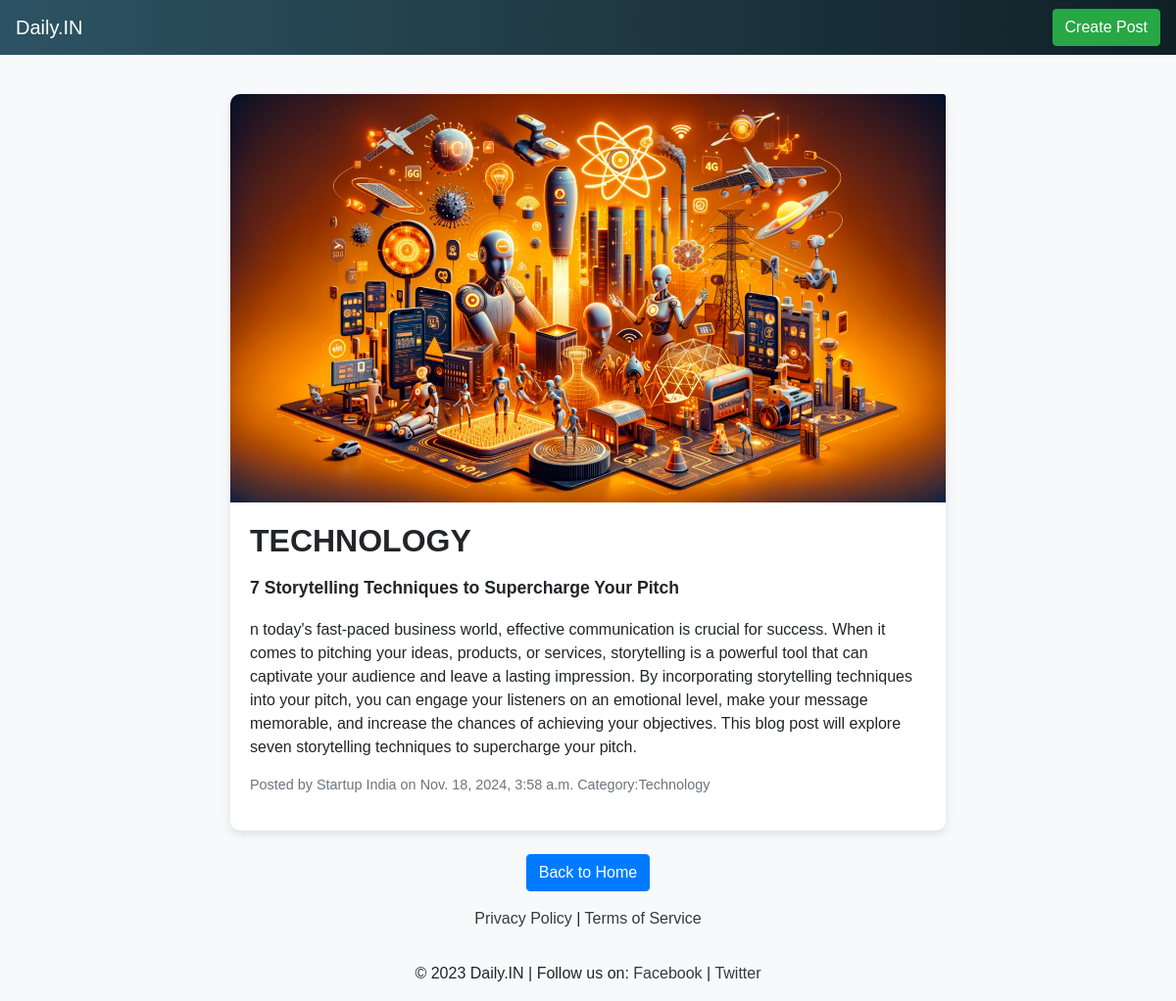
The page /view/5 on the database its author committed.
### home/models.py (models this page shows, shortened)
class News(models.Model):
    image = models.ImageField(upload_to='product', default='path/to/default/image.jpg')  # Provide a valid default image path
    heading = models.CharField(max_length=30)
    details = models.TextField()
    name = models.CharField(max_length=30)
    para = models.TextField()
    date = models.DateTimeField(auto_now=True)
    category = models.ForeignKey(Category, on_delete=models.CASCADE, null=True, blank=True)

class Category(models.Model):
    category = models.CharField(max_length=30)
    def __str__(self):
        return self.category

### home/views.py (the view)
# urls.py: path('view/<int:s_id>',viewfn),
def viewfn(request,s_id):
    z=News.objects.get(id=s_id)
    return render(request, 'viewpage.html',{'s':z})

### home/templates/viewpage.html (shortened to what this page needs)
{% load static %}
<!DOCTYPE html>
<html lang="en">
<head>
    <link rel="stylesheet" href="https://cdn.jsdelivr.net/npm/bootstrap@4.0.0/dist/css/bootstrap.min.css">
    <link rel="stylesheet" href="{% static 'css/v1.css' %}">
</head>
<body>
    <nav class="navbar navbar-expand-lg fixed-top">
        <a class="navbar-brand" href="/">Daily.IN</a>
        <div class="collapse navbar-collapse" id="navbarNav">
            <div class="ml-auto">
                <a href="admin/home/news/" class="btn btn-success">Create Post</a>
            </div>
        </div>
    </nav>
    <div class="container mt-5 pt-5">
        <div class="row">
            <div class="col-md-8 offset-md-2">
                <div class="card mb-4">
                    <img src="{{ s.image.url }}" class="card-img-top" alt="{{ s.heading }}">
                    <div class="card-body">
                        <h2 class="card-title">{{ s.heading }}</h2>
                        <p class="card-text">{{ s.details }}</p>
                        <p>{{s.para}}</p>
                        <p class="text-muted">Posted by {{ s.name }} on {{ s.date }}  Category:{{s.category}}</p>
                    </div>
                </div>
                <div class="text-center">
                    <a href="/" class="btn btn-primary">Back to Home</a>
                </div>
            </div>
        </div>
    </div>
    <footer class="bg-light text-center text-lg-start">
        <div class="text-center p-3">
            <a href="#" class="text-dark">Privacy Policy</a> |
            <a href="#" class="text-dark">Terms of Service</a>
        </div>
        <div class="text-center p-3">
            © 2023 Daily.IN | Follow us on:
            <a href="#" class="text-dark">Facebook</a> |
            <a href="#" class="text-dark">Twitter</a>
        </div>
    </footer>
</body>
</html>

### home/static/css/v1.css (style rules this page uses)
body { background-color: #f8f9fa; font-family: Arial, sans-serif; }
.card { border: none; border-radius: 10px; box-shadow: 0 4px 8px rgba(0, 0, 0, 0.1); }
.card-img-top { border-top-left-radius: 10px; }
.card-title { font-size: 2rem; font-weight: bold; margin-bottom: 15px; }
.card-text { font-size: 1.1rem; line-height: 1.6; }
.text-muted { font-size: 0.9rem; margin-top: 10px; }
.btn-primary { background-color: #007bff; }
.navbar { background: #0F2027; background: -webkit-linear-gradient(to right, #2C5364, #203A43, #0F2027); background: linear-gradient(to right, #2C5364, #203A43, #0F2027); color: white; }
.navbar a { color: white; }
.card-text { font-weight: bolder; }

### rows shown on the page
News: image (picture), heading "TECHNOLOGY", details "7 Storytelling Techniques to Supercharge Your Pitch", para "n today's fast-paced business world, effective communication is crucial for success. When it comes to pitching your ideas, products, or services, storytelling is a powerful tool that can captivate your audience and leave a lasting impression. By incorporating storytelling techniques into your pitch, you can engage your listeners on an emotional level, make your message memorable, and increase the chances of achieving your objectives. This blog post will explore seven storytelling techniques to supercharge your pitch.", name "Startup India", date "Nov. 18, 2024, 3:58 a.m.", category "Technology"
